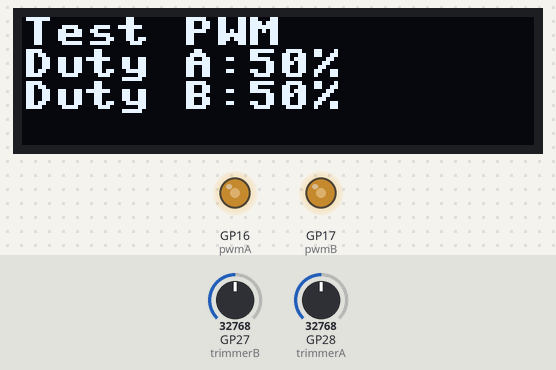
The program below on a simulated Raspberry Pi Pico running MicroPython. Parts: 128×32 one-colour display, output pins drawn as LEDs (lit = HIGH). The test bench sets the inputs (shaded band); at power-on: GP27 (trimmerB) = 32768, GP28 (trimmerA) = 32768 (analog values on the 0–65535 scale). Library files of the repository ran but are not shown: ssd1306.py.

Above: at 1.6 s.
1.7 s: GP27 (trimmerB) set to 45874
At 3.3 s:
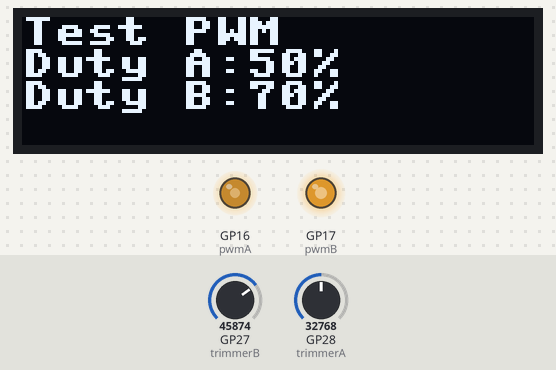
4.4 s: GP28 (trimmerA) set to 45874
At 6.4 s:
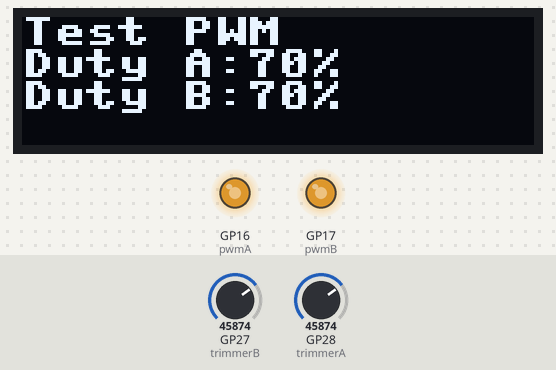
7.4 s: GP27 (trimmerB) set to 57670
At 9.4 s:
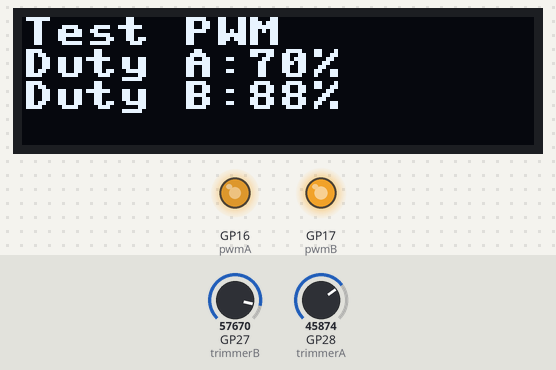
10.4 s: GP28 (trimmerA) set to 57670
At 12.5 s:
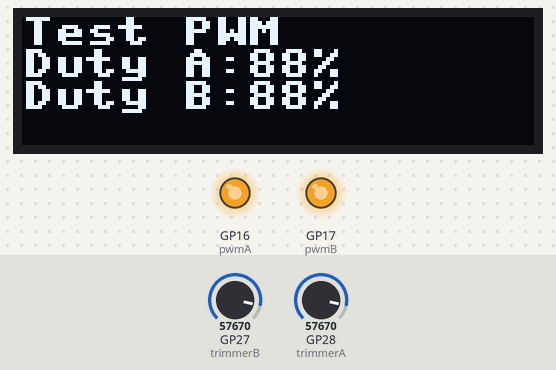
13.4 s: GP27 (trimmerB) set to 32767
At 15.5 s:
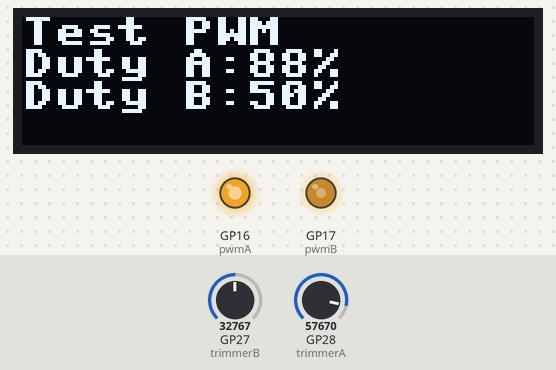
16.4 s: GP28 (trimmerA) set to 32767
At 17.8 s:
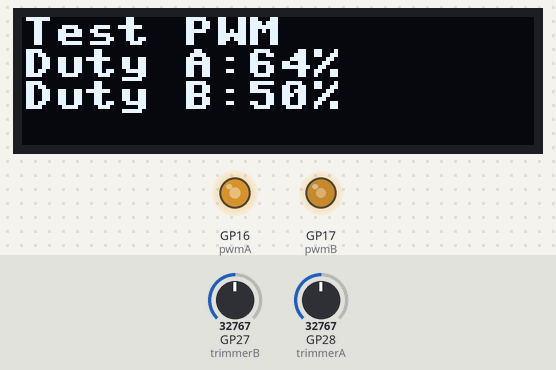
Timing chart, 0 to 19.6 s (numbered marks = the images above; inputs shaded):
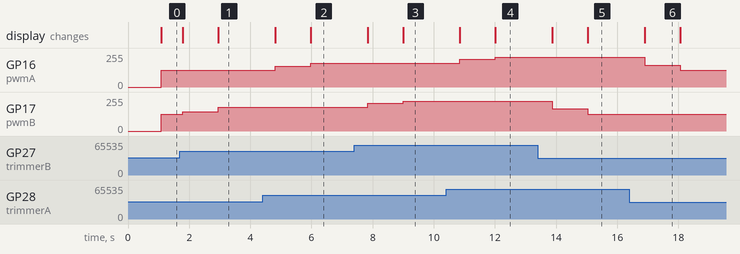

The program:

pwm3.py
```python
# https://www.settorezero.com
# Raspberry Pi Pico - esempio PWM
# Regola Duty PWM A con un trimmer sul pin 34 (GP28 = ADC2)
# e Duty PWM B con un trimmer sul pin 32 (GP27 = ADC1)
# Utilizzato Slice 0, uscita PWM A su pin 21 (GP16)
# e uscita PWM B su pin 22 (GP17)
# Utilizzato un display Oled 128x32 su I2C (GP9=SCL, GP8=SDA)

from machine import Pin, PWM, I2C, ADC
from ssd1306 import SSD1306_I2C
import framebuf
from utime import sleep

# set-up display oled
WIDTH=128
HEIGHT=32
i2c=I2C(0) # Inizializza I2C con settaggi default modulo I2C0, SCL=Pin(GP9), SDA=Pin(GP8)
oled=SSD1306_I2C(WIDTH, HEIGHT, i2c)
oled.fill(0)
oled.text("Test PWM",0,0)
oled.text("Duty A: ",0,8)
oled.text("Duty B: ",0,16)
oled.show()

pwmA=PWM(Pin(16)) # GP16
pwmB=PWM(Pin(17)) # GP17
pwmA.freq(150000) # 150kHz
pwmA.duty_u16(0) # duty cycle iniziale a 0 per l'uscita A
pwmB.duty_u16(0) # duty cycle iniziale a 0 per l'uscita B

trimmerA=ADC(Pin(28)) #GP28, pin 34
trimmerB=ADC(Pin(27)) #GP27, pin 32
medie=500
trimreadA=0
trimreadB=0
i=0

while True:
    trimreadA+=trimmerA.read_u16()
    trimreadB+=trimmerB.read_u16()
    i+=1
    if (i==medie):
        trimreadA/=medie
        trimreadA=int(trimreadA)
        trimreadB/=medie
        trimreadB=int(trimreadB)

        # riporto il valore medio del trimmer a percentuale
        percentA=int((trimreadA/65000)*100)
        if (percentA>100):
            percentA=100
        percentB=int((trimreadB/65000)*100)
        if (percentB>100):
            percentB=100

        # scrivo sul display
        oled.fill_rect(56, 8, 50, 8, 0) # cancello la parte precedente col valore di Duty
        oled.fill_rect(56, 16, 50, 16, 0) # cancello la parte precedente col valore di Duty
        oled.text(str(int(percentA))+"%",56,8)
        oled.text(str(int(percentB))+"%",56,16)
        oled.show()

        # riporto la percentuale come valore a 16bit da assegnare al duty cycle
        dutyA=(65535*percentA)/100
        dutyB=(65535*percentB)/100
        pwmA.duty_u16(int(dutyA))
        pwmB.duty_u16(int(dutyB))

        # azzero le variabili usate per fare la media
        i=0
        trimreadA=0
        trimreadB=0
        sleep(0.1)
```

Measured:
- after the input at 1.7 s, GP17 (pwmB): 127/255 → 145/255 after 0.09 s, → 178/255 1.2 s later; the display: first changes after 0.09 s (image 1 shows a later state)
- after the input at 4.4 s, GP16 (pwmA): 127/255 → 156/255 after 0.41 s, → 178/255 1.2 s later; the display: first changes after 0.41 s (image 2 shows a later state)
- after the input at 7.4 s, GP17 (pwmB): 178/255 → 207/255 after 0.43 s, → 224/255 1.2 s later; the display: first changes after 0.43 s (image 3 shows a later state)
- after the input at 10.4 s, GP16 (pwmA): 178/255 → 207/255 after 0.46 s, → 224/255 1.2 s later; the display: first changes after 0.46 s (image 4 shows a later state)
- after the input at 13.4 s, GP17 (pwmB): 224/255 → 166/255 after 0.48 s, → 127/255 1.2 s later; the display: first changes after 0.48 s (image 5 shows a later state)
- after the input at 16.4 s, GP16 (pwmA): 224/255 → 163/255 after 0.50 s, → 127/255 1.2 s later; the display: changes after 0.50 s (image 6)
- what the display in image 6 shows lasts 1.2 s, from 16.9 s to 18.1 s
